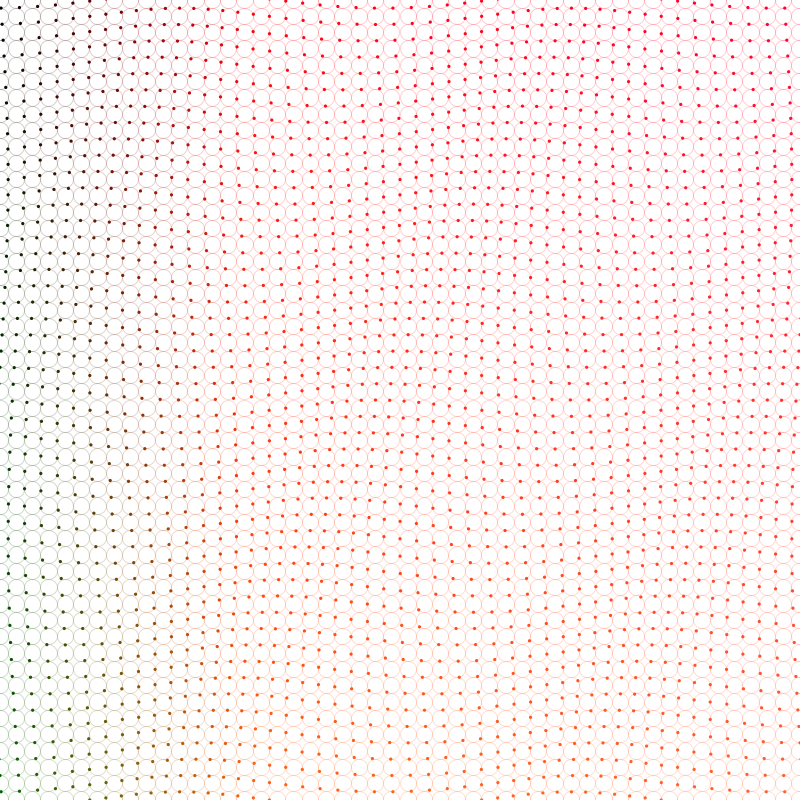
Frame 1 (no input)
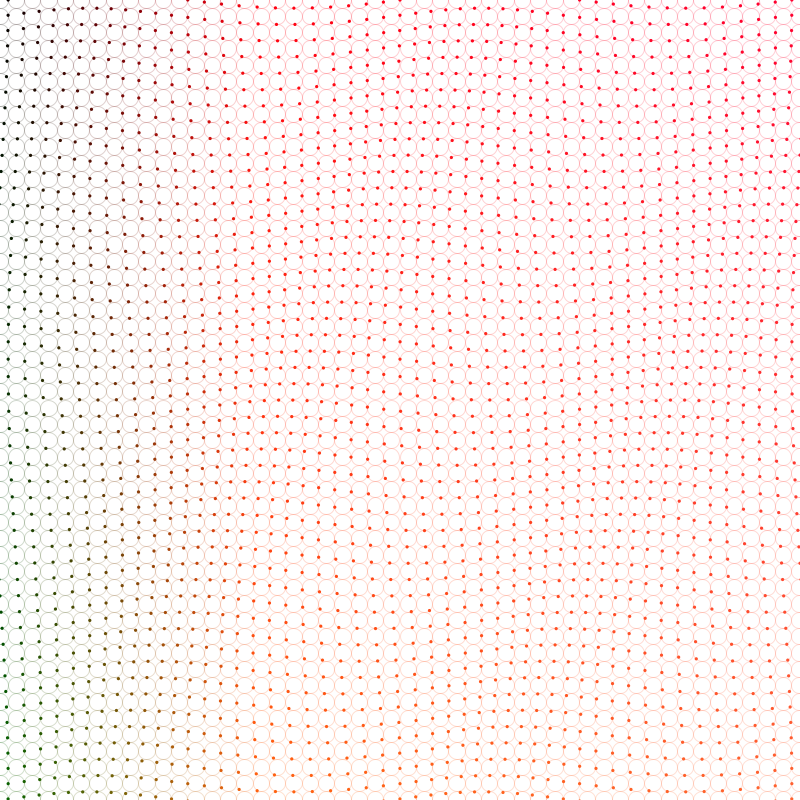
Frame 60 (the mouse pressed at the canvas centre just before this capture)
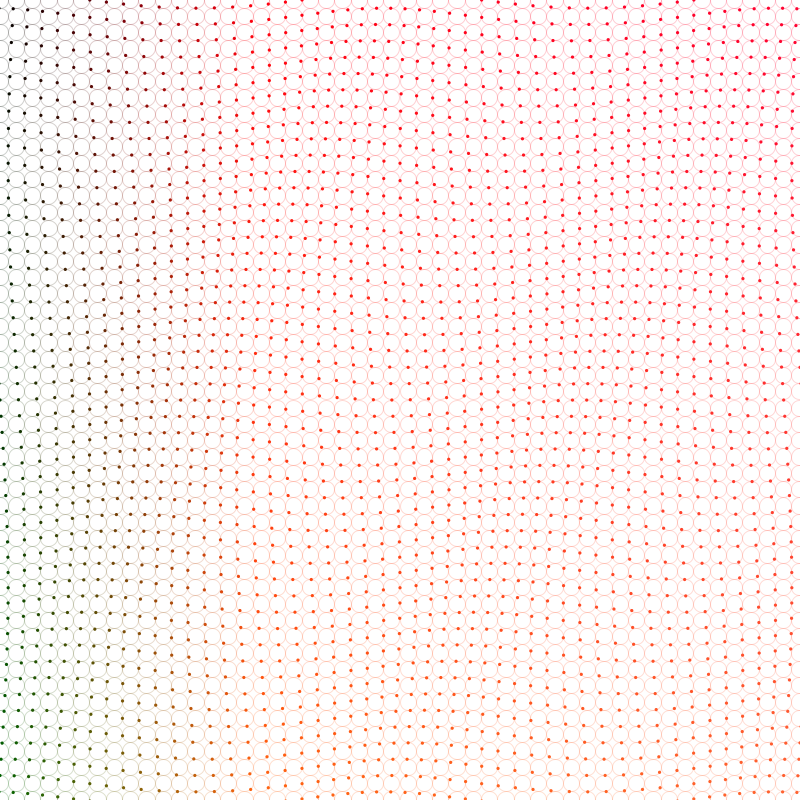
Frame 120 (the mouse held since frame 60 and released just before this capture)

The Processing sketch that drew these frames (run headless with seeded random() and noise(); from frame 60 on, the mouse is pressed at the canvas centre):

// Processing sketch: processing_154635
// ── processing_154635.pde

/*
 * Creative Coding
 * Week 2, 05 - Moving Patterns 1
 * by Indae Hwang and Jon McCormack
 * Copyright (c) 2014 Monash University
 *
 * This sketch builds on the previous sketches, drawing shapes based on the
 * current framerate. The movement of individual shapes combine to create a
 * gestalt field of motion. Use the arrow keys on your keyboard to change the
 * frame rate. 
 * 
 */

// variable used to store the current frame rate value
int frame_rate_value;
int total_num;
int move_me;

void setup() {
  size(800, 800);
  move_me = 1;
  total_num = 50;
  frame_rate_value = 24;
  frameRate(frame_rate_value);
  rectMode(CENTER);
  background(255);
}


void draw() {

  background(255);

  int num = total_num;
  int margin = 0;
  float gutter = 0; //distance between each cell
  float cellsize = ( width - (2 * margin) - gutter * (num - 1) ) / (num - 1);

  int circleNumber = 0; // counter
  for (int i=0; i<num; i++) {
    for (int j=0; j<num; j++) {
      circleNumber = (i * num) + j; // different way to calculate the circle number from w2_04

      float tx = margin + cellsize * i + gutter * i;
      float ty = margin + cellsize * j + gutter * j;

      movingCircle(tx, ty, cellsize, circleNumber);
    }
  }
} //end of draw 


void movingCircle(float x, float y, float size, int circleNum) {

  float finalAngle;
  finalAngle = frameCount + circleNum;

  //the rotating angle for each tempX and tempY postion is affected by frameRate and angle;  
  //float tempX = x + (size / 2) * sin(PI / frame_rate_value * (circleNum + move_me));
  //float tempY = y + (size / 2) * cos(PI / frame_rate_value * (circleNum + move_me));

  float tempX = x + (size / 2) * sin(PI / frame_rate_value * finalAngle);
  float tempY = y + (size / 2) * cos(PI / frame_rate_value * finalAngle);

  noFill();
  stroke(tempX,tempY/8,circleNum/50,50);
  //stroke(160,160,160,150);
  ellipse(x,y,size,size);
  
  noStroke();
  fill(tempX,tempY/8,circleNum/50);
  ellipse(tempX, tempY, size/5, size/5);
  fill(0);
  //rect(tempX, tempY, 1, size*2);
  stroke(0);
  //line(x, y, tempX, tempY);
}


/*
 * keyReleased function
 *
 * called automatically by Processing when a keyboard key is released
 */
void keyPressed() {

  // INCREASE
  if (keyCode == RIGHT && frame_rate_value < 60) {
    frame_rate_value++;
  }
  if (keyCode == UP) {
    total_num++;
  }

    
  // DECREASE
  if ( keyCode == LEFT && frame_rate_value > 1) {
    frame_rate_value--;
  }
  if (keyCode == DOWN) {
    total_num--;
  }
  
  // basically 'HIT PLAY'
  //if (key == 'a') {
  //  move_me = frameCount;
  //}
  
  // set the frameRate and print current value on the screen
  frameRate(frame_rate_value);
  println("Current frame Rate is: " + frame_rate_value + 
          ", speed is: " + move_me + ", number of particles is: " + total_num );
}
